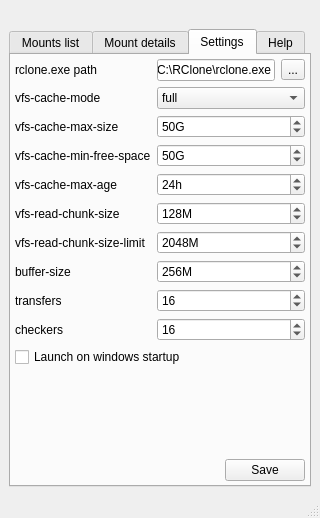
<?xml version="1.0" encoding="UTF-8"?>
<ui version="4.0">
 <class>MainWindow</class>
 <widget class="QMainWindow" name="MainWindow">
  <property name="windowModality">
   <enum>Qt::WindowModality::NonModal</enum>
  </property>
  <property name="geometry">
   <rect>
    <x>0</x>
    <y>0</y>
    <width>320</width>
    <height>518</height>
   </rect>
  </property>
  <property name="sizePolicy">
   <sizepolicy hsizetype="Fixed" vsizetype="Fixed">
    <horstretch>0</horstretch>
    <verstretch>0</verstretch>
   </sizepolicy>
  </property>
  <property name="minimumSize">
   <size>
    <width>320</width>
    <height>518</height>
   </size>
  </property>
  <property name="maximumSize">
   <size>
    <width>99999</width>
    <height>99999</height>
   </size>
  </property>
  <property name="baseSize">
   <size>
    <width>320</width>
    <height>518</height>
   </size>
  </property>
  <property name="acceptDrops">
   <bool>false</bool>
  </property>
  <property name="windowTitle">
   <string>SRCMG - Simple RClone Mount Gui</string>
  </property>
  <property name="windowIcon">
   <iconset resource="../resources/resources.qrc">
    <normaloff>:/assets/favicon.svg</normaloff>:/assets/favicon.svg</iconset>
  </property>
  <property name="locale">
   <locale language="English" country="AmericanSamoa"/>
  </property>
  <property name="animated">
   <bool>true</bool>
  </property>
  <widget class="QWidget" name="centralwidget">
   <layout class="QVBoxLayout" name="verticalLayout_3">
    <item>
     <widget class="QLabel" name="logo">
      <property name="text">
       <string/>
      </property>
      <property name="pixmap">
       <pixmap resource="../resources/resources.qrc">:/assets/logo.svg</pixmap>
      </property>
      <property name="scaledContents">
       <bool>false</bool>
      </property>
      <property name="alignment">
       <set>Qt::AlignmentFlag::AlignCenter</set>
      </property>
     </widget>
    </item>
    <item>
     <widget class="QTabWidget" name="tabWidget">
      <property name="currentIndex">
       <number>2</number>
      </property>
      <widget class="QWidget" name="tabList">
       <attribute name="title">
        <string>Mounts list</string>
       </attribute>
       <layout class="QVBoxLayout" name="verticalLayout">
        <property name="leftMargin">
         <number>4</number>
        </property>
        <property name="topMargin">
         <number>4</number>
        </property>
        <property name="rightMargin">
         <number>4</number>
        </property>
        <property name="bottomMargin">
         <number>4</number>
        </property>
        <item>
         <widget class="QListView" name="listView"/>
        </item>
        <item>
         <layout class="QHBoxLayout" name="horizontalLayout_2">
          <item>
           <spacer name="horizontalSpacer_2">
            <property name="orientation">
             <enum>Qt::Orientation::Horizontal</enum>
            </property>
            <property name="sizeHint" stdset="0">
             <size>
              <width>40</width>
              <height>20</height>
             </size>
            </property>
           </spacer>
          </item>
          <item>
           <widget class="QPushButton" name="listAdd">
            <property name="text">
             <string>Add</string>
            </property>
           </widget>
          </item>
         </layout>
        </item>
       </layout>
      </widget>
      <widget class="QWidget" name="tabDetails">
       <attribute name="title">
        <string>Mount details</string>
       </attribute>
       <layout class="QVBoxLayout" name="verticalLayout_4">
        <property name="leftMargin">
         <number>4</number>
        </property>
        <property name="topMargin">
         <number>4</number>
        </property>
        <property name="rightMargin">
         <number>4</number>
        </property>
        <property name="bottomMargin">
         <number>4</number>
        </property>
        <item>
         <layout class="QFormLayout" name="layout_details">
          <property name="leftMargin">
           <number>0</number>
          </property>
          <property name="topMargin">
           <number>0</number>
          </property>
          <property name="rightMargin">
           <number>0</number>
          </property>
          <property name="bottomMargin">
           <number>0</number>
          </property>
          <item row="0" column="0">
           <widget class="QLabel" name="label_name">
            <property name="text">
             <string>Name</string>
            </property>
           </widget>
          </item>
          <item row="0" column="1">
           <layout class="QHBoxLayout" name="layout_name">
            <item>
             <widget class="QLineEdit" name="name">
              <property name="toolTip">
               <string>Give a reference name for the connection</string>
              </property>
             </widget>
            </item>
           </layout>
          </item>
          <item row="1" column="1">
           <widget class="QCheckBox" name="automount">
            <property name="toolTip">
             <string>If enabled, the folder will be mounted automatically when SRCMG is started</string>
            </property>
            <property name="text">
             <string>Automount on startup</string>
            </property>
           </widget>
          </item>
          <item row="2" column="0">
           <widget class="QLabel" name="label_remote">
            <property name="text">
             <string>Remote</string>
            </property>
           </widget>
          </item>
          <item row="2" column="1">
           <widget class="QLineEdit" name="remote">
            <property name="toolTip">
             <string>Specify the remote folder you want to connect to</string>
            </property>
           </widget>
          </item>
          <item row="3" column="0">
           <widget class="QLabel" name="label_local">
            <property name="text">
             <string>Local</string>
            </property>
           </widget>
          </item>
          <item row="3" column="1">
           <layout class="QHBoxLayout" name="layout_local">
            <item>
             <widget class="QLineEdit" name="local">
              <property name="toolTip">
               <string>Specify a folder, or drive letter, or network mount path</string>
              </property>
             </widget>
            </item>
            <item>
             <widget class="QToolButton" name="localSelect">
              <property name="text">
               <string>...</string>
              </property>
             </widget>
            </item>
           </layout>
          </item>
          <item row="4" column="1">
           <widget class="QCheckBox" name="readOnly">
            <property name="toolTip">
             <string>If enabled, the mounted folder will be read-only</string>
            </property>
            <property name="text">
             <string>Read only</string>
            </property>
           </widget>
          </item>
          <item row="5" column="1">
           <widget class="QCheckBox" name="links">
            <property name="toolTip">
             <string>Enable or disable the handling of symlinks</string>
            </property>
            <property name="text">
             <string>Enable links</string>
            </property>
            <property name="checked">
             <bool>true</bool>
            </property>
           </widget>
          </item>
          <item row="6" column="0">
           <widget class="QLabel" name="label_output">
            <property name="text">
             <string>Output</string>
            </property>
           </widget>
          </item>
          <item row="6" column="1">
           <widget class="QTextBrowser" name="output">
            <property name="acceptRichText">
             <bool>false</bool>
            </property>
            <property name="openLinks">
             <bool>false</bool>
            </property>
           </widget>
          </item>
         </layout>
        </item>
        <item>
         <layout class="QHBoxLayout" name="layout_buttons" stretch="1,0,0">
          <item>
           <spacer name="spacer_buttons">
            <property name="orientation">
             <enum>Qt::Orientation::Horizontal</enum>
            </property>
            <property name="sizeHint" stdset="0">
             <size>
              <width>40</width>
              <height>20</height>
             </size>
            </property>
           </spacer>
          </item>
          <item>
           <widget class="QPushButton" name="details_save">
            <property name="text">
             <string>Save</string>
            </property>
           </widget>
          </item>
          <item>
           <widget class="QPushButton" name="details_delete">
            <property name="text">
             <string>Delete</string>
            </property>
           </widget>
          </item>
         </layout>
        </item>
       </layout>
      </widget>
      <widget class="QWidget" name="tabSettings">
       <attribute name="title">
        <string>Settings</string>
       </attribute>
       <layout class="QVBoxLayout" name="verticalLayout_6">
        <property name="leftMargin">
         <number>4</number>
        </property>
        <property name="topMargin">
         <number>4</number>
        </property>
        <property name="rightMargin">
         <number>4</number>
        </property>
        <property name="bottomMargin">
         <number>4</number>
        </property>
        <item>
         <layout class="QFormLayout" name="layout_settings">
          <item row="0" column="0">
           <widget class="QLabel" name="label_rclone">
            <property name="text">
             <string>rclone.exe path</string>
            </property>
           </widget>
          </item>
          <item row="0" column="1">
           <layout class="QHBoxLayout" name="layout_rclone">
            <item>
             <widget class="QLineEdit" name="rclone">
              <property name="toolTip">
               <string>Path to the rclone executable</string>
              </property>
              <property name="text">
               <string>C:\RClone\rclone.exe</string>
              </property>
             </widget>
            </item>
            <item>
             <widget class="QToolButton" name="rcloneSelect">
              <property name="text">
               <string>...</string>
              </property>
             </widget>
            </item>
           </layout>
          </item>
          <item row="1" column="0">
           <widget class="QLabel" name="label_cacheMode">
            <property name="text">
             <string>vfs-cache-mode</string>
            </property>
           </widget>
          </item>
          <item row="1" column="1">
           <widget class="QComboBox" name="cacheMode">
            <property name="currentIndex">
             <number>3</number>
            </property>
            <item>
             <property name="text">
              <string>off</string>
             </property>
            </item>
            <item>
             <property name="text">
              <string>minimal</string>
             </property>
            </item>
            <item>
             <property name="text">
              <string>writes</string>
             </property>
            </item>
            <item>
             <property name="text">
              <string>full</string>
             </property>
            </item>
           </widget>
          </item>
          <item row="2" column="0">
           <widget class="QLabel" name="label_cacheMaxSize">
            <property name="text">
             <string>vfs-cache-max-size</string>
            </property>
           </widget>
          </item>
          <item row="2" column="1">
           <widget class="QSpinBox" name="cacheMaxSize">
            <property name="suffix">
             <string>G</string>
            </property>
            <property name="maximum">
             <number>999999</number>
            </property>
            <property name="value">
             <number>50</number>
            </property>
           </widget>
          </item>
          <item row="3" column="0">
           <widget class="QLabel" name="label_cacheMinFreeSpace">
            <property name="text">
             <string>vfs-cache-min-free-space</string>
            </property>
           </widget>
          </item>
          <item row="3" column="1">
           <widget class="QSpinBox" name="cacheMinFreeSpace">
            <property name="suffix">
             <string>G</string>
            </property>
            <property name="maximum">
             <number>999999</number>
            </property>
            <property name="value">
             <number>50</number>
            </property>
           </widget>
          </item>
          <item row="4" column="0">
           <widget class="QLabel" name="label_cacheMaxAge">
            <property name="text">
             <string>vfs-cache-max-age</string>
            </property>
           </widget>
          </item>
          <item row="4" column="1">
           <widget class="QSpinBox" name="cacheMaxAge">
            <property name="suffix">
             <string>h</string>
            </property>
            <property name="maximum">
             <number>240</number>
            </property>
            <property name="value">
             <number>24</number>
            </property>
           </widget>
          </item>
          <item row="5" column="0">
           <widget class="QLabel" name="label_readChunkSize">
            <property name="text">
             <string>vfs-read-chunk-size</string>
            </property>
           </widget>
          </item>
          <item row="5" column="1">
           <widget class="QSpinBox" name="readChunkSize">
            <property name="suffix">
             <string>M</string>
            </property>
            <property name="maximum">
             <number>999999</number>
            </property>
            <property name="value">
             <number>128</number>
            </property>
           </widget>
          </item>
          <item row="6" column="0">
           <widget class="QLabel" name="label_readChunkSizeLimit">
            <property name="text">
             <string>vfs-read-chunk-size-limit</string>
            </property>
           </widget>
          </item>
          <item row="6" column="1">
           <widget class="QSpinBox" name="readChunkSizeLimit">
            <property name="suffix">
             <string>M</string>
            </property>
            <property name="maximum">
             <number>999999</number>
            </property>
            <property name="value">
             <number>2048</number>
            </property>
           </widget>
          </item>
          <item row="7" column="0">
           <widget class="QLabel" name="label_bufferSize">
            <property name="text">
             <string>buffer-size</string>
            </property>
           </widget>
          </item>
          <item row="7" column="1">
           <widget class="QSpinBox" name="bufferSize">
            <property name="suffix">
             <string>M</string>
            </property>
            <property name="maximum">
             <number>999999</number>
            </property>
            <property name="value">
             <number>256</number>
            </property>
           </widget>
          </item>
          <item row="8" column="0">
           <widget class="QLabel" name="label_transfers">
            <property name="text">
             <string>transfers</string>
            </property>
           </widget>
          </item>
          <item row="8" column="1">
           <widget class="QSpinBox" name="transfers">
            <property name="value">
             <number>16</number>
            </property>
           </widget>
          </item>
          <item row="9" column="0">
           <widget class="QLabel" name="label_checkers">
            <property name="text">
             <string>checkers</string>
            </property>
           </widget>
          </item>
          <item row="9" column="1">
           <widget class="QSpinBox" name="checkers">
            <property name="value">
             <number>16</number>
            </property>
           </widget>
          </item>
         </layout>
        </item>
        <item>
         <widget class="QCheckBox" name="startupLaunch">
          <property name="text">
           <string>Launch on windows startup</string>
          </property>
         </widget>
        </item>
        <item>
         <spacer name="verticalSpacer">
          <property name="orientation">
           <enum>Qt::Orientation::Vertical</enum>
          </property>
          <property name="sizeHint" stdset="0">
           <size>
            <width>20</width>
            <height>40</height>
           </size>
          </property>
         </spacer>
        </item>
        <item>
         <layout class="QHBoxLayout" name="horizontalLayout">
          <item>
           <spacer name="horizontalSpacer">
            <property name="orientation">
             <enum>Qt::Orientation::Horizontal</enum>
            </property>
            <property name="sizeHint" stdset="0">
             <size>
              <width>40</width>
              <height>20</height>
             </size>
            </property>
           </spacer>
          </item>
          <item>
           <widget class="QPushButton" name="settings_save">
            <property name="text">
             <string>Save</string>
            </property>
           </widget>
          </item>
         </layout>
        </item>
       </layout>
      </widget>
      <widget class="QWidget" name="tabHelp">
       <attribute name="title">
        <string>Help</string>
       </attribute>
       <layout class="QVBoxLayout" name="verticalLayout_5">
        <property name="leftMargin">
         <number>4</number>
        </property>
        <property name="topMargin">
         <number>4</number>
        </property>
        <property name="rightMargin">
         <number>4</number>
        </property>
        <property name="bottomMargin">
         <number>4</number>
        </property>
        <item>
         <widget class="QTextBrowser" name="textBrowser">
          <property name="html">
           <string>&lt;!DOCTYPE HTML PUBLIC &quot;-//W3C//DTD HTML 4.0//EN&quot; &quot;http://www.w3.org/TR/REC-html40/strict.dtd&quot;&gt;
&lt;html&gt;&lt;head&gt;&lt;meta name=&quot;qrichtext&quot; content=&quot;1&quot; /&gt;&lt;meta charset=&quot;utf-8&quot; /&gt;&lt;style type=&quot;text/css&quot;&gt;
p, li { white-space: pre-wrap; }
hr { height: 1px; border-width: 0; }
li.unchecked::marker { content: &quot;\2610&quot;; }
li.checked::marker { content: &quot;\2612&quot;; }
&lt;/style&gt;&lt;/head&gt;&lt;body style=&quot; font-family:'Segoe UI'; font-size:9pt; font-weight:400; font-style:normal;&quot;&gt;
&lt;p style=&quot; margin-top:0px; margin-bottom:0px; margin-left:0px; margin-right:0px; -qt-block-indent:0; text-indent:0px;&quot;&gt;This interface is designed to help you temporarily mount cloud storage connections to the computer.&lt;/p&gt;
&lt;p style=&quot; margin-top:0px; margin-bottom:0px; margin-left:0px; margin-right:0px; -qt-block-indent:0; text-indent:0px;&quot;&gt;For detailed information on the specificaition of the mount parameters, please refer to the official RClone documentation.&lt;/p&gt;
&lt;p style=&quot;-qt-paragraph-type:empty; margin-top:0px; margin-bottom:0px; margin-left:0px; margin-right:0px; -qt-block-indent:0; text-indent:0px; font-weight:700;&quot;&gt;&lt;br /&gt;&lt;/p&gt;
&lt;p style=&quot; margin-top:0px; margin-bottom:0px; margin-left:0px; margin-right:0px; -qt-block-indent:0; text-indent:0px;&quot;&gt;&lt;span style=&quot; font-weight:700;&quot;&gt;How to set up:&lt;/span&gt;&lt;/p&gt;
&lt;p style=&quot; margin-top:0px; margin-bottom:0px; margin-left:0px; margin-right:0px; -qt-block-indent:0; text-indent:0px;&quot;&gt;1. Use official guides to set up rclone. You should be able to run rclone commands manually from the command line before using this interface.&lt;/p&gt;
&lt;p style=&quot; margin-top:0px; margin-bottom:0px; margin-left:0px; margin-right:0px; -qt-block-indent:0; text-indent:0px;&quot;&gt;2. Go to the settings tab and ensure the executable path for rclone is correct&lt;/p&gt;
&lt;p style=&quot; margin-top:0px; margin-bottom:0px; margin-left:0px; margin-right:0px; -qt-block-indent:0; text-indent:0px;&quot;&gt;3. Go to the mounts list and add the cloud connections you plan to use&lt;/p&gt;
&lt;p style=&quot; margin-top:0px; margin-bottom:0px; margin-left:0px; margin-right:0px; -qt-block-indent:0; text-indent:0px;&quot;&gt;4. Double click a mount in the list to edit/remove it&lt;/p&gt;
&lt;p style=&quot; margin-top:0px; margin-bottom:0px; margin-left:0px; margin-right:0px; -qt-block-indent:0; text-indent:0px;&quot;&gt;5. Use the start/stop buttons to handle your cloud connections&lt;/p&gt;
&lt;p style=&quot;-qt-paragraph-type:empty; margin-top:0px; margin-bottom:0px; margin-left:0px; margin-right:0px; -qt-block-indent:0; text-indent:0px;&quot;&gt;&lt;br /&gt;&lt;/p&gt;
&lt;p style=&quot; margin-top:0px; margin-bottom:0px; margin-left:0px; margin-right:0px; -qt-block-indent:0; text-indent:0px;&quot;&gt;&lt;span style=&quot; font-weight:700;&quot;&gt;Support:&lt;/span&gt;&lt;/p&gt;
&lt;p style=&quot; margin-top:0px; margin-bottom:0px; margin-left:0px; margin-right:0px; -qt-block-indent:0; text-indent:0px;&quot;&gt;For support about this interface contact&lt;/p&gt;
&lt;p style=&quot; margin-top:0px; margin-bottom:0px; margin-left:0px; margin-right:0px; -qt-block-indent:0; text-indent:0px;&quot;&gt;Nicola Durighetto &amp;lt;nicola.durighetto@oulu.fi&amp;gt;&lt;/p&gt;
&lt;p style=&quot;-qt-paragraph-type:empty; margin-top:0px; margin-bottom:0px; margin-left:0px; margin-right:0px; -qt-block-indent:0; text-indent:0px;&quot;&gt;&lt;br /&gt;&lt;/p&gt;&lt;/body&gt;&lt;/html&gt;</string>
          </property>
         </widget>
        </item>
       </layout>
      </widget>
     </widget>
    </item>
   </layout>
  </widget>
  <widget class="QStatusBar" name="statusbar"/>
 </widget>
 <resources>
  <include location="../resources/resources.qrc"/>
 </resources>
 <connections/>
</ui>
